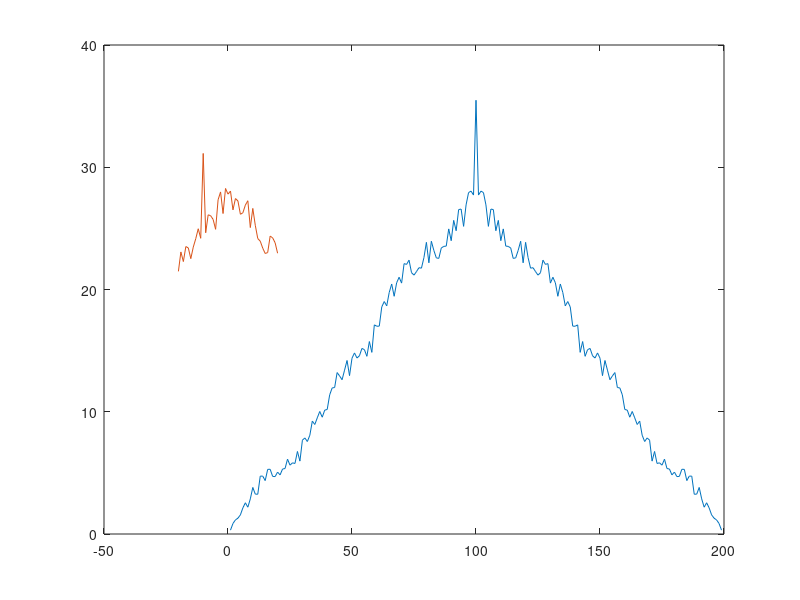

Reproduce this figure in MATLAB.
x = rand(1, 100);
y = x;

%%%%% Cross Correlation 
cross1 = xcorr(x, y);
%%%%% Shifting The Points In The Vector
y = circshift(y, [0, 10]);

%%%%% Plotting The Graph
plot(cross1);
%%%%% Tell It To Keep Displaying
hold on;
%%%%% Cross Correlation 
cross2 = xcorr(x, y);

%%%%% Now Find The Peak
middle = length(x);
%%%%% Where The Window Of Variables You Want To See Is
theWindow = middle - 20 : middle + 20;

%%%%% Find The Max Height
theMax = max(cross2);
thePeak = find(cross2 == theMax) - middle;

%%%%% Plotting The Windowed View
plot(theWindow - middle, cross2(theWindow));

display(['The Peak Is At : ' num2str(thePeak)]);
display(['The Max Is At  : ' num2str(theMax)]);
%%%%% Displays Vector
display(x);



